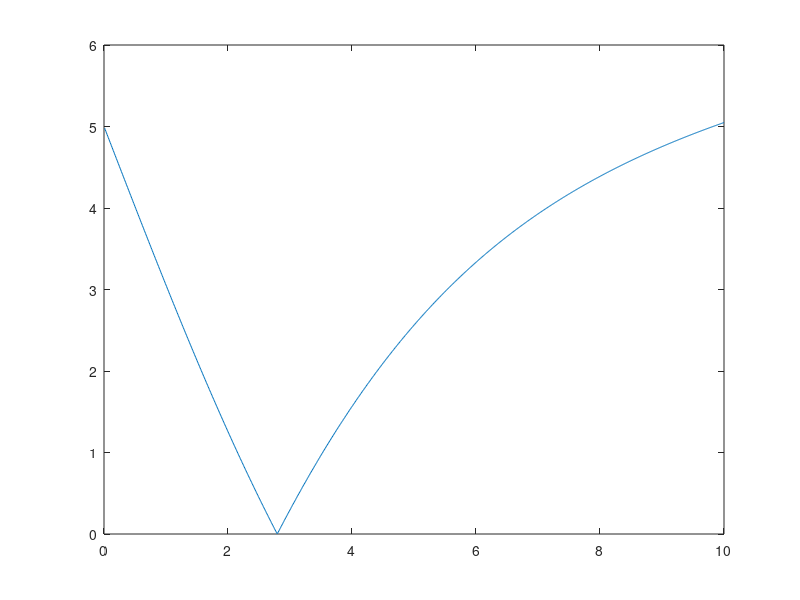

Here is the MATLAB script that generated this plot: (Note: this script raises an error after producing the figure.)
clear all;

numGen=2;
numConsumer=20;
numPlayers=numGen+numConsumer;
x0=0;

genB=rand(numGen,1)*numConsumer/numGen/20;
genC=rand(numGen,1)*numConsumer/numGen/10;
conB=1*rand(numConsumer,1)*numGen/numConsumer*5;
conC=1*rand(numConsumer,1)*numGen/numConsumer/10;
%sum(1./(1+exp(conB.*x)))
optfun=@(x) abs(-sum(1./(1+exp(conB.*x))) + sum(5./(1+exp(-genB.*x))));

%testing
x=0.01:0.01:10;
for i=1:length(x)
    y(i)=optfun(x(i));
end
plot(x,y);

nTestPoints=2;
x0=linspace(0,10,nTestPoints);
for i=1:length(x0)
    f0(i)=optfun(x0(i));
end
OPT=dsim.OPTIM();
OPT.setParams(x0,f0);

return;

nIter=0;
fCallCnt=0;
lastX=x0(end);
while nIter<500 && optfun(lastX)>0.01
    nIter=nIter+1;
    lastX=OPT.getX();
    Xr=OPT.getXr();
    fXr=optfun(Xr);
    fCallCnt=fCallCnt+1;
    [cont, Xec] = OPT.putfXr(fXr);
    if cont==0
        continue;
    end
    if cont==1
        %Xc
        fXe=optfun(Xec);
        fCallCnt=fCallCnt+1;
        OPT.putfXe(fXe);
        continue;
    else %cont==2
        fXc=optfun(Xec);
        fCallCnt=fCallCnt+1;
        cont2=OPT.putfXc(fXc);
        if cont2==0
            continue;
        end
    end
    
    xVect=OPT.getReduction();
    for k=1:length(xVect)
        fval=optfun(xVect(k));
        fCallCnt=fCallCnt+1;
        OPT.putReductionVals(k,fval);
    end
end

x=OPT.getX()
y=optfun(x)
fCallCnt
nIter

